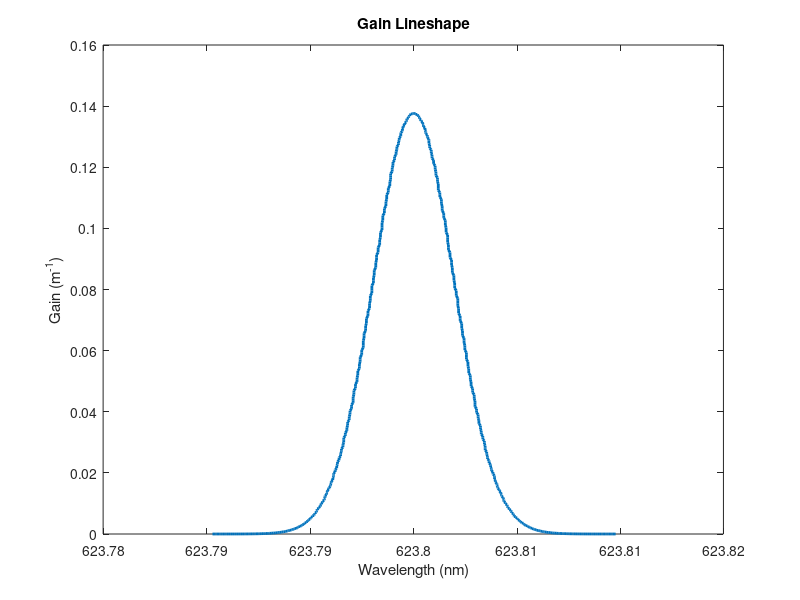
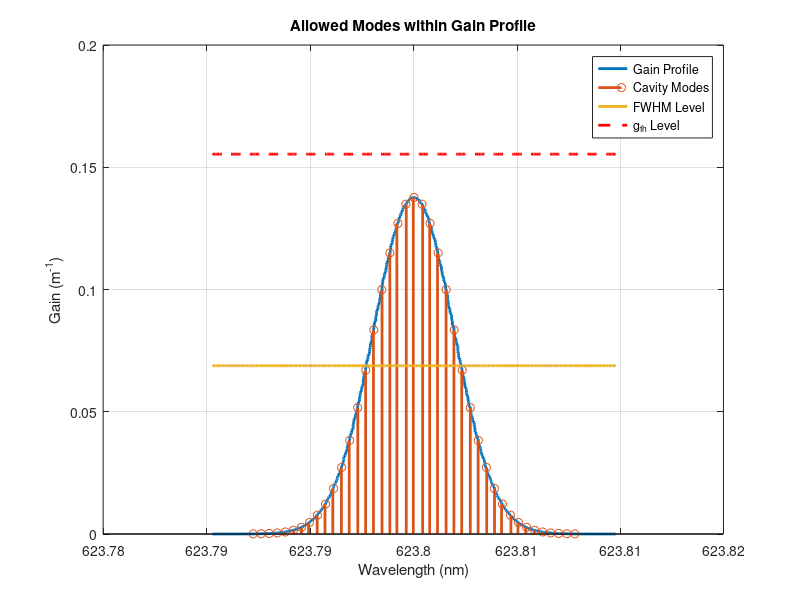
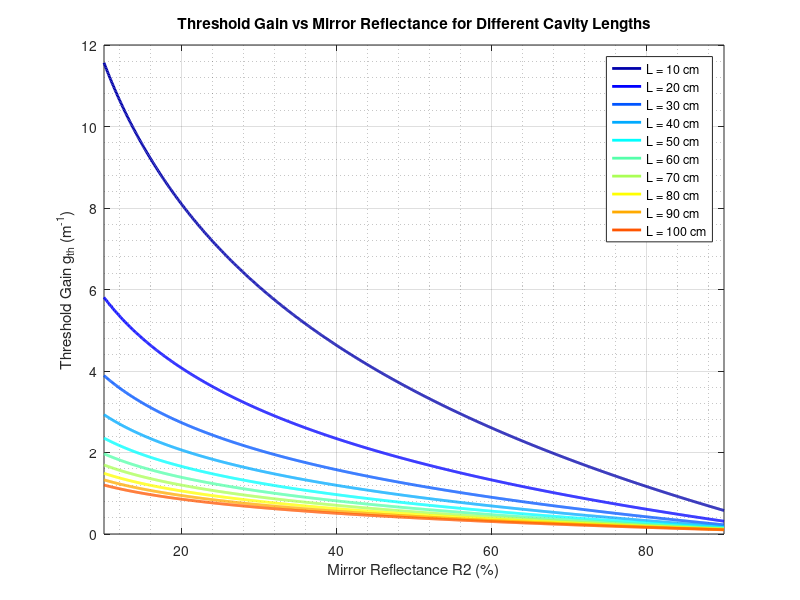

Source code (MATLAB) for these figures, in order: (Note: this script raises an error after producing the figures.)
clc;
clearvars; 
close all;

% Constants and parameters
c = 3e8;                 % Speed of light (m/s)
n = 1;                   % Refractive index
tau_sp = 300e-9;         % Spontaneous decay time (s)
lambda0 = 623.8e-9;      % Center wavelength (m)
f0 = c/lambda0;          % Center frequency (Hz)
del_f = 1.5e9;           % Linewidth (1.5 GHz)
L = 50e-2;               % Tube length (m)
gamma = 0.05;            % Loss coefficient (m^-1)
R1 = 1;                  % Mirror 1 reflectance (100%)
R2 = 0.9;                % Mirror 2 reflectance (90%)

% Calculate threshold gain
gth = gamma + log(1./(R1*R2))/(2*L);
fprintf('Threshold gain (gth) = %.4f m^-1\n', gth);

%% Task 1: Gain Lineshape and Cavity Modes Analysis
% Frequency and wavelength calculations
f = linspace(f0-5*del_f, f0+5*del_f, 1000);
lambda = c./f;
x = (f-f0)/(del_f);

% Gain calculations for N2-N1
dn = 4e15;
g0 = dn*n*c^2/(8*pi*f0^2*tau_sp*del_f);
fprintf('Peak gain coefficient g0 = %.4f m^-1\n', g0);
g = g0*exp(-0.5.*x.^2);

% Plot gain lineshape
figure(1);
plot(lambda*1e9, g, 'LineWidth', 2);
xlabel('Wavelength (nm)');
ylabel('Gain (m^{-1})');
title('Gain Lineshape');

% Calculate and plot cavity modes with both FWHM and gth
figure(2);
plot(lambda*1e9, g, 'LineWidth', 2, 'DisplayName', 'Gain Profile');
hold on;

% Calculate cavity modes
Nmode = 20;
m = floor(2*L/lambda0);
dlambda = 2*L*(1/m-1/(m+1));
lambda_cavity_mode=(lambda0-Nmode*dlambda):dlambda:(lambda0+Nmode*dlambda);
f_cavity_mode = c./lambda_cavity_mode;
x_cavity_mode = (f_cavity_mode-f0)/(del_f);
g_cavity_mode = g0*exp(-0.5.*x_cavity_mode.^2);

% Find modes within FWHM and above gth
num_modes_fwhm = sum(g_cavity_mode >= g0/2);
num_modes_gth = sum(g_cavity_mode >= gth);
fprintf('\nFor N2-N1 = 4e15 m^-3:\n');
fprintf('Number of modes within FWHM = %d\n', num_modes_fwhm);
fprintf('Number of modes above gth = %d\n', num_modes_gth);

stem(lambda_cavity_mode*1e9, g_cavity_mode, 'LineWidth', 2,...
    'DisplayName', 'Cavity Modes');
plot(lambda*1e9, ones(1,length(lambda))*g0/2, 'LineWidth', 2,...
    'DisplayName', 'FWHM Level');
plot(lambda*1e9, ones(1,length(lambda))*gth, 'r--', 'LineWidth', 2,...
    'DisplayName', 'g_{th} Level');
xlabel('Wavelength (nm)');
ylabel('Gain (m^{-1})');
title('Allowed Modes within Gain Profile');
legend('Location', 'best');
grid on;

%% Task 2: Threshold gain variation analysis
figure(3);
R2_range = linspace(0.1, 0.9, 1000);  % R2 between 0.1 and 0.9
L_values = (10:10:100)*1e-2;          % 10 cavity lengths from 10cm to 100cm
colors = jet(length(L_values));       % Create different colors for each length

% Plot gth vs R2 for different cavity lengths
for i = 1:length(L_values)
    gth_curve = gamma + log(1./(R1.*R2_range))./(2*L_values(i));
    plot(R2_range*100, gth_curve, 'LineWidth', 2, 'Color', colors(i,:), ...
         'DisplayName', sprintf('L = %d cm', L_values(i)*100));
    hold on;
end

xlabel('Mirror Reflectance R2 (%)');
ylabel('Threshold Gain g_{th} (m^{-1})');
title('Threshold Gain vs Mirror Reflectance for Different Cavity Lengths');
legend('Location', 'best');
grid on;

% Add x and y axis limits and formatting
xlim([10 90]);
grid minor;
ax = gca;
ax.GridAlpha = 0.3;
ax.MinorGridAlpha = 0.15;

%% Task 3: Analysis of Lasing Conditions for Different Population Inversions
% Calculate modes for different population inversions
dn = logspace(15,16.2,100);
num_modes=zeros(1,length(dn));

for i = 1:length(dn)
    g0 = dn(i)*n*c^2/(8*pi*f0^2*tau_sp*del_f);
    g = g0*exp(-0.5.*x.^2);
    m = floor(2*L/lambda0);
    d_l = 2*L*(1/m-1/(m+1));
    lambda_cavity_mode=(lambda0-Nmode*dlambda):dlambda:(lambda0+Nmode*dlambda);
    f_cavity_mode = c./lambda_cavity_mode;
    x_cavity_mode = (f_cavity_mode-f0)/(del_f);
    g_cavity_mode = g0*exp(-0.5.*x_cavity_mode.^2);
    num_modes(i) = sum(g_cavity_mode > gth);
    i = i + 1;
end
figure(4)
plot(dn, num_modes, 'LineWidth', 2);
xlabel('N_{2} - N_{1}');
ylabel('Number of modes');
title('Gain Profiles for Different Population Inversions');
grid on;